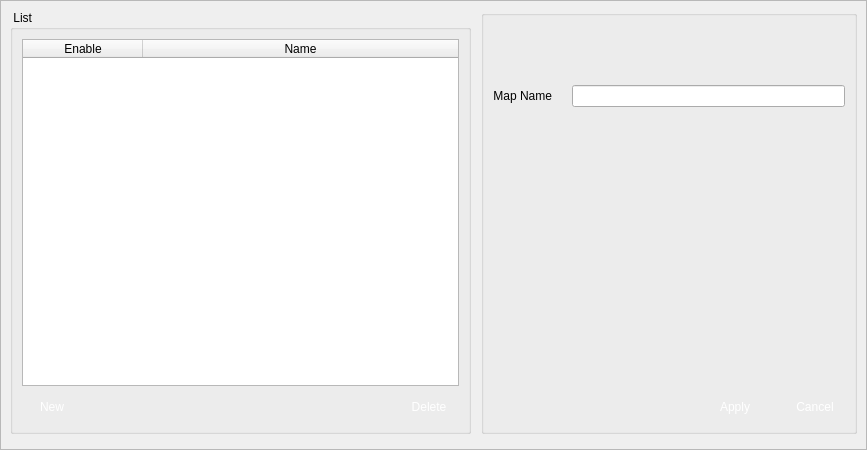
<?xml version="1.0" encoding="UTF-8"?>
<ui version="4.0">
 <class>VidEmapConf</class>
 <widget class="QWidget" name="VidEmapConf">
  <property name="geometry">
   <rect>
    <x>0</x>
    <y>0</y>
    <width>867</width>
    <height>450</height>
   </rect>
  </property>
  <property name="minimumSize">
   <size>
    <width>0</width>
    <height>0</height>
   </size>
  </property>
  <property name="maximumSize">
   <size>
    <width>16777215</width>
    <height>16777215</height>
   </size>
  </property>
  <property name="windowTitle">
   <string>Form</string>
  </property>
  <property name="styleSheet">
   <string notr="true"/>
  </property>
  <layout class="QVBoxLayout" name="verticalLayout_3">
   <property name="spacing">
    <number>0</number>
   </property>
   <property name="leftMargin">
    <number>0</number>
   </property>
   <property name="topMargin">
    <number>0</number>
   </property>
   <property name="rightMargin">
    <number>0</number>
   </property>
   <property name="bottomMargin">
    <number>0</number>
   </property>
   <item>
    <widget class="QScrollArea" name="scrollArea">
     <property name="widgetResizable">
      <bool>true</bool>
     </property>
     <widget class="QWidget" name="scrollAreaWidgetContents">
      <property name="geometry">
       <rect>
        <x>0</x>
        <y>0</y>
        <width>865</width>
        <height>448</height>
       </rect>
      </property>
      <layout class="QVBoxLayout" name="verticalLayout_4">
       <item>
        <layout class="QHBoxLayout" name="horizontalLayout">
         <property name="spacing">
          <number>10</number>
         </property>
         <item>
          <widget class="QGroupBox" name="groupBox">
           <property name="title">
            <string> List</string>
           </property>
           <layout class="QVBoxLayout" name="verticalLayout_2">
            <item>
             <widget class="QTableWidget" name="tableWidget">
              <property name="layoutDirection">
               <enum>Qt::LeftToRight</enum>
              </property>
              <property name="sizeAdjustPolicy">
               <enum>QAbstractScrollArea::AdjustToContents</enum>
              </property>
              <property name="editTriggers">
               <set>QAbstractItemView::NoEditTriggers</set>
              </property>
              <property name="selectionMode">
               <enum>QAbstractItemView::SingleSelection</enum>
              </property>
              <property name="selectionBehavior">
               <enum>QAbstractItemView::SelectRows</enum>
              </property>
              <property name="textElideMode">
               <enum>Qt::ElideMiddle</enum>
              </property>
              <property name="verticalScrollMode">
               <enum>QAbstractItemView::ScrollPerItem</enum>
              </property>
              <property name="horizontalScrollMode">
               <enum>QAbstractItemView::ScrollPerItem</enum>
              </property>
              <property name="gridStyle">
               <enum>Qt::SolidLine</enum>
              </property>
              <property name="sortingEnabled">
               <bool>false</bool>
              </property>
              <property name="wordWrap">
               <bool>false</bool>
              </property>
              <property name="cornerButtonEnabled">
               <bool>false</bool>
              </property>
              <property name="columnCount">
               <number>2</number>
              </property>
              <attribute name="horizontalHeaderVisible">
               <bool>true</bool>
              </attribute>
              <attribute name="horizontalHeaderCascadingSectionResizes">
               <bool>false</bool>
              </attribute>
              <attribute name="horizontalHeaderDefaultSectionSize">
               <number>120</number>
              </attribute>
              <attribute name="horizontalHeaderHighlightSections">
               <bool>true</bool>
              </attribute>
              <attribute name="horizontalHeaderMinimumSectionSize">
               <number>50</number>
              </attribute>
              <attribute name="horizontalHeaderStretchLastSection">
               <bool>true</bool>
              </attribute>
              <attribute name="verticalHeaderVisible">
               <bool>true</bool>
              </attribute>
              <attribute name="verticalHeaderHighlightSections">
               <bool>true</bool>
              </attribute>
              <attribute name="verticalHeaderStretchLastSection">
               <bool>false</bool>
              </attribute>
              <column>
               <property name="text">
                <string>Enable</string>
               </property>
              </column>
              <column>
               <property name="text">
                <string>Name</string>
               </property>
              </column>
             </widget>
            </item>
            <item>
             <layout class="QGridLayout" name="gridLayout_3">
              <property name="horizontalSpacing">
               <number>20</number>
              </property>
              <property name="verticalSpacing">
               <number>0</number>
              </property>
              <item row="0" column="3">
               <widget class="QPushButton" name="pbDelete">
                <property name="minimumSize">
                 <size>
                  <width>60</width>
                  <height>30</height>
                 </size>
                </property>
                <property name="maximumSize">
                 <size>
                  <width>60</width>
                  <height>30</height>
                 </size>
                </property>
                <property name="styleSheet">
                 <string notr="true">QPushButton { 
border:none;
color:white;
background-image: url(:/action/resources/button.png);}
QPushButton:hover {
	background-image: url(:/action/resources/buttonpress.png);}
QPushButton:pressed {
	background-image: url(:/action/resources/button.png);}</string>
                </property>
                <property name="text">
                 <string>Delete</string>
                </property>
                <property name="iconSize">
                 <size>
                  <width>60</width>
                  <height>40</height>
                 </size>
                </property>
               </widget>
              </item>
              <item row="0" column="1">
               <widget class="QPushButton" name="pbNew">
                <property name="minimumSize">
                 <size>
                  <width>60</width>
                  <height>30</height>
                 </size>
                </property>
                <property name="maximumSize">
                 <size>
                  <width>60</width>
                  <height>30</height>
                 </size>
                </property>
                <property name="styleSheet">
                 <string notr="true">QPushButton { 
border:none;
color:white;
background-image: url(:/action/resources/button.png);}
QPushButton:hover {
	background-image: url(:/action/resources/buttonpress.png);}
QPushButton:pressed {
	background-image: url(:/action/resources/button.png);}</string>
                </property>
                <property name="text">
                 <string>New</string>
                </property>
                <property name="iconSize">
                 <size>
                  <width>60</width>
                  <height>40</height>
                 </size>
                </property>
               </widget>
              </item>
              <item row="0" column="2">
               <spacer name="horizontalSpacer_3">
                <property name="orientation">
                 <enum>Qt::Horizontal</enum>
                </property>
                <property name="sizeHint" stdset="0">
                 <size>
                  <width>40</width>
                  <height>20</height>
                 </size>
                </property>
               </spacer>
              </item>
             </layout>
            </item>
           </layout>
          </widget>
         </item>
         <item>
          <widget class="QGroupBox" name="groupBox_2">
           <property name="title">
            <string/>
           </property>
           <layout class="QVBoxLayout" name="verticalLayout">
            <item>
             <layout class="QGridLayout" name="gridLayout">
              <property name="topMargin">
               <number>60</number>
              </property>
              <property name="horizontalSpacing">
               <number>20</number>
              </property>
              <property name="verticalSpacing">
               <number>15</number>
              </property>
              <item row="3" column="0">
               <widget class="QLabel" name="labelName">
                <property name="text">
                 <string>Map Name</string>
                </property>
                <property name="alignment">
                 <set>Qt::AlignRight|Qt::AlignTrailing|Qt::AlignVCenter</set>
                </property>
               </widget>
              </item>
              <item row="3" column="1">
               <widget class="QLineEdit" name="lineEditName">
                <property name="maximumSize">
                 <size>
                  <width>300</width>
                  <height>16777215</height>
                 </size>
                </property>
               </widget>
              </item>
             </layout>
            </item>
            <item>
             <spacer name="verticalSpacer">
              <property name="orientation">
               <enum>Qt::Vertical</enum>
              </property>
              <property name="sizeHint" stdset="0">
               <size>
                <width>20</width>
                <height>40</height>
               </size>
              </property>
             </spacer>
            </item>
            <item>
             <layout class="QGridLayout" name="gridLayout_2">
              <property name="horizontalSpacing">
               <number>20</number>
              </property>
              <property name="verticalSpacing">
               <number>0</number>
              </property>
              <item row="0" column="2">
               <widget class="QPushButton" name="pbCancel">
                <property name="minimumSize">
                 <size>
                  <width>60</width>
                  <height>30</height>
                 </size>
                </property>
                <property name="maximumSize">
                 <size>
                  <width>60</width>
                  <height>30</height>
                 </size>
                </property>
                <property name="styleSheet">
                 <string notr="true">QPushButton { 
border:none;
color:white;
background-image: url(:/action/resources/button.png);}
QPushButton:hover {
	background-image: url(:/action/resources/buttonpress.png);}
QPushButton:pressed {
	background-image: url(:/action/resources/button.png);}</string>
                </property>
                <property name="text">
                 <string>Cancel</string>
                </property>
                <property name="iconSize">
                 <size>
                  <width>60</width>
                  <height>40</height>
                 </size>
                </property>
               </widget>
              </item>
              <item row="0" column="1">
               <widget class="QPushButton" name="pbApply">
                <property name="minimumSize">
                 <size>
                  <width>60</width>
                  <height>30</height>
                 </size>
                </property>
                <property name="maximumSize">
                 <size>
                  <width>60</width>
                  <height>30</height>
                 </size>
                </property>
                <property name="styleSheet">
                 <string notr="true">QPushButton { 
border:none;
color:white;
background-image: url(:/action/resources/button.png);}
QPushButton:hover {
	background-image: url(:/action/resources/buttonpress.png);}
QPushButton:pressed {
	background-image: url(:/action/resources/button.png);}</string>
                </property>
                <property name="text">
                 <string>Apply</string>
                </property>
                <property name="iconSize">
                 <size>
                  <width>60</width>
                  <height>40</height>
                 </size>
                </property>
               </widget>
              </item>
              <item row="0" column="0">
               <spacer name="horizontalSpacer_2">
                <property name="orientation">
                 <enum>Qt::Horizontal</enum>
                </property>
                <property name="sizeHint" stdset="0">
                 <size>
                  <width>40</width>
                  <height>20</height>
                 </size>
                </property>
               </spacer>
              </item>
             </layout>
            </item>
           </layout>
          </widget>
         </item>
        </layout>
       </item>
       <item>
        <widget class="QWidget" name="Search" native="true"/>
       </item>
      </layout>
     </widget>
    </widget>
   </item>
  </layout>
 </widget>
 <resources>
  <include location="../../main/vscmainwindows.qrc"/>
 </resources>
 <connections/>
</ui>
